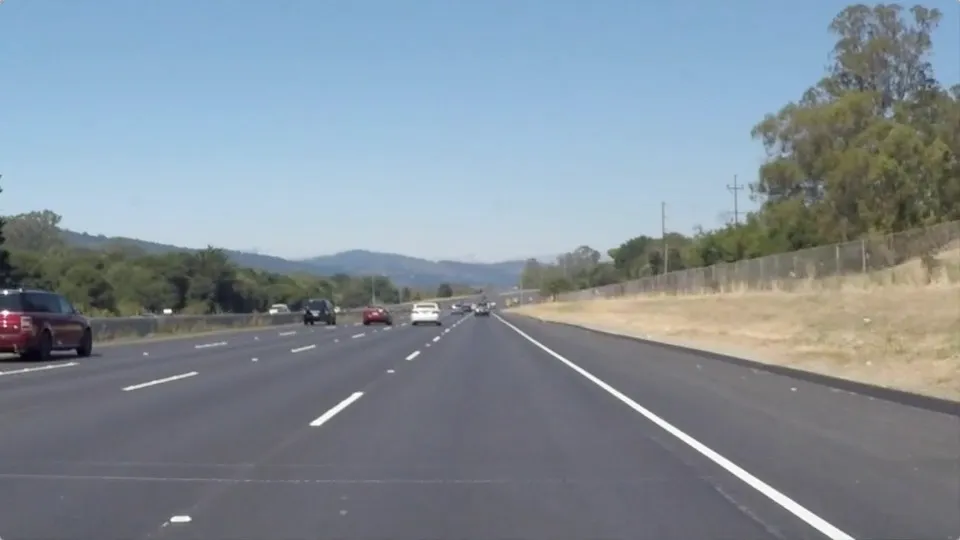
#> input picture data/test_lane_seperator.png, 960 x 540 px, found by its file name
$ jupyter execute --allow-errors car_simulator_lane_detection.ipynb   (shell and % lines are left out)
#> lines starting #> are read from the running program, lines starting #| are printed output that depends on the picture; after the words box and inside, x2 and y2 are one past the last pixel; in counts of white or black regions, pixels touching at a corner belong together
# Lane Detection and Modeltraining of DDQN Model

- lane detection is based on: https://medium.com/@ldesegur/a-lane-detection-approach-for-self-driving-vehicles-c5ae1679f7ee
    - comments are kept from the original notebook mostly
    - therefore comments are not in the PeP 8 format
    - ChatGPT has been utilized to add additional comments
- modeltraining is inspired by:  https://github.com/flyyufelix/donkey_rl/blob/master/donkey_rl/src/ddqn.py

[cell 1]
# import necessary packages

import matplotlib.pyplot as plt
import matplotlib.image as mpimg
import numpy as np
import cv2
import os
import random
import signal
import sys
import uuid
from collections import deque

import cv2
import gym
import gym_donkeycar
import numpy as np
import tensorflow as tf
from tensorflow.keras import backend as K
from tensorflow.keras.layers import Activation, Conv2D, Dense, Flatten
from tensorflow.keras.models import Sequential
from tensorflow.keras.optimizers import Adam
from typing import List, Tuple

[cell 2]
def grayscale(img):
    """Applies the Grayscale transform
    This will return an image with only one color channel
    but NOTE: to see the returned image as grayscale
    (assuming your grayscaled image is called 'gray')
    you should call plt.imshow(gray, cmap='gray')"""
    return cv2.cvtColor(img, cv2.COLOR_RGB2GRAY)
    # Or use BGR2GRAY if you read an image with cv2.imread()
    # return cv2.cvtColor(img, cv2.COLOR_BGR2GRAY)

def canny(img, low_threshold, high_threshold):
    """Applies the Canny transform"""
    return cv2.Canny(img, low_threshold, high_threshold)

def gaussian_blur(img, kernel_size = 5):
    """Applies a Gaussian Noise kernel"""
    return cv2.GaussianBlur(img, (kernel_size, kernel_size), 0)

def region_of_interest(img, vertices):
    """
    Applies an image mask.

    Only keeps the region of the image defined by the polygon
    formed from `vertices`. The rest of the image is set to black.
    """
    #defining a blank mask to start with
    mask = np.zeros_like(img)

    #defining a 3 channel or 1 channel color to fill the mask with depending on the input image
    if len(img.shape) > 2:
        channel_count = img.shape[2]  # i.e. 3 or 4 depending on your image
        ignore_mask_color = (255,) * channel_count
    else:
        ignore_mask_color = 255

    #filling pixels inside the polygon defined by "vertices" with the fill color
    cv2.fillPoly(mask, vertices, ignore_mask_color)

    #returning the image only where mask pixels are nonzero
    masked_image = cv2.bitwise_and(img, mask)
    return masked_image

# [15 lines left out: function draw_lines, not called in this run]

def hough_lines(img, rho, theta, threshold, min_line_len, max_line_gap):
    """
    `img` should be the output of a Canny transform.

    Returns an image with hough lines drawn.
    """
    lines = cv2.HoughLinesP(img, rho, theta, threshold, np.array([]), minLineLength=min_line_len, maxLineGap=max_line_gap)

    lines_image = np.zeros((*img.shape, 3), dtype=np.uint8)
    draw_lines(lines_image, lines)
    return lines_image, lines

# Python 3 has support for cool math symbols.

def weighted_img(img, initial_img, α=0.7, β=1., γ=0.):
    """
    `img` is the output of the hough_lines(), An image with lines drawn on it.
    Should be a blank image (all black) with lines drawn on it.

    `initial_img` should be the image before any processing.

    The result image is computed as follows:

    initial_img * α + img * β + γ
    NOTE: initial_img and img must be the same shape!
    """
    return cv2.addWeighted(initial_img, α, img, β, γ)

[cell 3]
def pipeline(original_image: np.ndarray) -> np.ndarray:
    """
    Process an original image to detect lane lines.

    This function applies a series of image processing steps to detect lane lines in
    the input image.

    Args:
        original_image (numpy.ndarray): The input image.

    Returns:
        numpy.ndarray: The output image with detected lane lines.
    """
    # Get the size of the input image
    ysize, xsize = original_image.shape[:2]

    # Define region of interest vertices
    bottom_left = (120, ysize)
    top_left = (440, 318)
    top_right = (552, 318)
    bottom_right = (930, ysize)
    vertices = np.array([[bottom_left, top_left, top_right, bottom_right]], dtype=np.int32)

    # Step 1: Convert the image to grayscale
    output_image_gray = grayscale(original_image)

    # Step 2: Apply Gaussian blur to the grayscale image
    output_image = gaussian_blur(output_image_gray, 3)

    # Step 3: Apply Canny edge detection to the blurred image
    output_image_canny = canny(output_image, 50, 150)

    # Step 4: Apply a mask to focus on the region of interest
    output_image = region_of_interest(output_image_canny, vertices)

    # Step 5: Detect and draw Hough lines on the region of interest
    lines_image, lines = hough_lines(output_image, 1, np.pi/180, 15, 20, 10)

    # Step 6: Apply a mask to focus on the region of interest for the lines image
    lines_image = region_of_interest(lines_image, vertices)

    # Step 7: Convert the lines image to grayscale
    lines_image = grayscale(lines_image)

    # Step 8: Combine the lines image with the Canny edge-detected image
    final_image = weighted_img(lines_image, output_image_canny)

    # Optional Step 9: Combine the lines image with the detected Hough lines
    # final_image = weighted_img(lines_image, lines)

    return final_image, lines

[cell 4]
def get_slope(x1: int, y1: int, x2: int, y2: int) -> float:
    """
    Calculate the slope of a line given two points (x1, y1) and (x2, y2).

    Args:
        x1 (int): x-coordinate of the first point.
        y1 (int): y-coordinate of the first point.
        x2 (int): x-coordinate of the second point.
        y2 (int): y-coordinate of the second point.

    Returns:
        float: The slope of the line passing through the given points.
    """
    return (y1 - y2) / (x1 - x2)

def reject_outliers(data: List[List[float]], cutoff: Tuple[float, float], threshold: float = 0.08) -> np.ndarray:
    """
    Remove outliers from a list of data points based on a cutoff and a threshold.

    Args:
        data (List[List[float]]): List of data points with each row containing [x1, y1, x2, y2, slope].
        cutoff (Tuple[float, float]): The range within which the slope should lie to be considered.
        threshold (float, optional): The allowable deviation from the mean slope. Defaults to 0.08.

    Returns:
        numpy.ndarray: Array of data points without outliers based on the given cutoff and threshold.
    """
    data = np.array(data)
    data = data[(data[:, 4] >= cutoff[0]) & (data[:, 4] <= cutoff[1])]
    m = np.mean(data[:, 4], axis=0)
    return data[(data[:, 4] <= m + threshold) & (data[:, 4] >= m - threshold)]

def separate_lines(lines: np.ndarray, use_apply_along_axis: bool = True) -> Tuple[List[List[float]], List[List[float]]]:
    """
    Separate lines into right and left based on their slopes.

    Args:
        lines (numpy.ndarray): Array of lines, each row containing [x1, y1, x2, y2].
        use_apply_along_axis (bool, optional): Whether to use apply_along_axis method. Defaults to True.

    Returns:
        Tuple[List[List[float]], List[List[float]]]: Two lists of lines - right and left.
    """
    right = []
    left = []
    if lines is not None:
        for x1, y1, x2, y2 in lines[:, 0]:
            m = get_slope(x1, y1, x2, y2)
            if m >= 0:
                right.append([x1, y1, x2, y2, m])
            else:
                left.append([x1, y1, x2, y2, m])
    return right, left


def extend_point(x1: int, y1: int, x2: int, y2: int, length: int) -> Tuple[int, int]:
    """
    Extend a line segment defined by two points (x1, y1) and (x2, y2) by a given length.

    Args:
        x1 (int): x-coordinate of the first point.
        y1 (int): y-coordinate of the first point.
        x2 (int): x-coordinate of the second point.
        y2 (int): y-coordinate of the second point.
        length (int): The length by which to extend the line segment.

    Returns:
        Tuple[int, int]: The extended point coordinates (x, y).
    """
    line_len = np.sqrt((x1 - x2) ** 2 + (y1 - y2) ** 2)
    x = x2 + (x2 - x1) / line_len * length
    y = y2 + (y2 - y1) / line_len * length
    return x, y

def merge_lines(lines: List[List[float]]) -> np.ndarray:
    """
    Merge a list of lines into a single line segment by averaging their endpoints.

    Args:
        lines (List[List[float]]): List of lines, each row containing [x1, y1, x2, y2, slope].

    Returns:
        numpy.ndarray: The merged line segment, with coordinates (x1, y1, x2, y2) as an array.
    """
    lines = np.array(lines)[:, :4]  # Drop the last column (slope)
    x1, y1, x2, y2 = np.mean(lines, axis=0)
    x1e, y1e = extend_point(x1, y1, x2, y2, -1000)  # bottom point
    x2e, y2e = extend_point(x1, y1, x2, y2, 1000)   # top point
    line = np.int32([[x1e, y1e, x2e, y2e]])
    line = np.array([[x1e, y1e, x2e, y2e]])

    return np.array([line], dtype=np.int32)

# [46 lines left out: functions compute_lane, extrapolate_lines, not called in this run]

def extrapolate_lines(img, lines):
    right_lines, left_lines = separate_lines(lines)

    if len(right_lines) == 0 or len(left_lines) == 0:
        return

    right = reject_outliers(right_lines, cutoff=(0.45, 0.75))
    right = merge_lines(right)

    left = reject_outliers(left_lines, cutoff=(-1.1, -0.2))
    left = merge_lines(left)

    lines = np.concatenate((right, left))
    return lines

def draw_lines(img, lines, color=[255, 0, 0], thickness=5):
    """
    NOTE: this is the function you might want to use as a starting point once you want to
    average/extrapolate the line segments you detect to map out the full
    extent of the lane (going from the result shown in raw-lines-example.mp4
    to that shown in P1_example.mp4).

    Think about things like separating line segments by their
    slope ((y2-y1)/(x2-x1)) to decide which segments are part of the left
    line vs. the right line.  Then, you can average the position of each of
    the lines and extrapolate to the top and bottom of the lane.

    This function draws `lines` with `color` and `thickness`.
    Lines are drawn on the image inplace (mutates the image).
    If you want to make the lines semi-transparent, think about combining
    this function with the weighted_img() function below
    """
    lines = extrapolate_lines(img, lines)
    if lines is not None:
        for line in lines:
            for x1,y1,x2,y2 in line:
                cv2.line(img, (x1, y1), (x2, y2), color, thickness=5)
    return img

[cell 5]
# test line separator for one image of the donkeycar environment

image = cv2.imread(r"..\data\dataset-mountain\89.jpg")
#> (the rest of this cell did not finish here and is left out)

#> (a cell that did not finish here is left out)

[cell 7]
# test line separator for one image of the real-world

image = cv2.imread(r"..\data\test_lane_seperator.png")
#> image is the input picture: shape (540, 960, 3); mean B, G, R 152.1, 142.3, 130.4
image_new, lines = pipeline(image)
#> in grayscale, `return cv2.cvtColor(img, cv2.COLOR_RGB2GRAY)`:
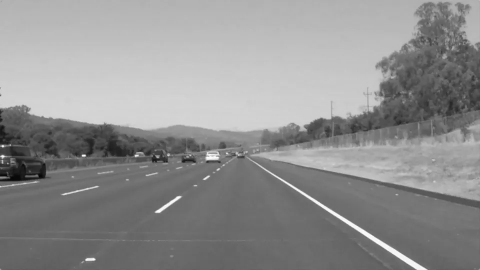
#> returned value: shape (540, 960) (shown at 1/2 size); min 0, max 255, mean 144
#> in canny, `return cv2.Canny(img, low_threshold, high_threshold)`:
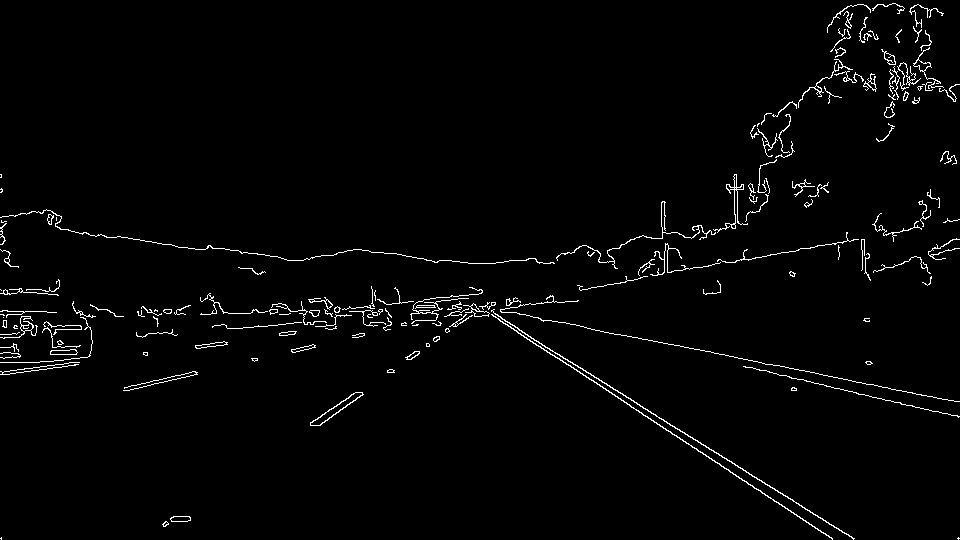
#> returned value: shape (540, 960); 2% white in thin lines or dots
#> in region_of_interest, `cv2.fillPoly(mask, vertices, ignore_mask_color)`:
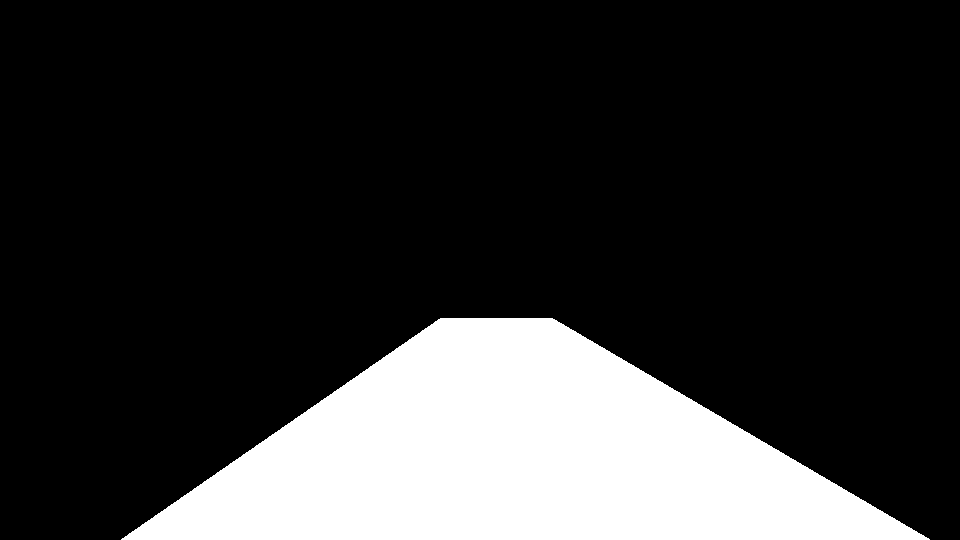
#> mask: shape (540, 960); 19.8% white; 1 white region, box (x1, y1, x2, y2) and area: (121, 318, 930, 540) 102469
#> in region_of_interest, `masked_image = cv2.bitwise_and(img, mask)`:
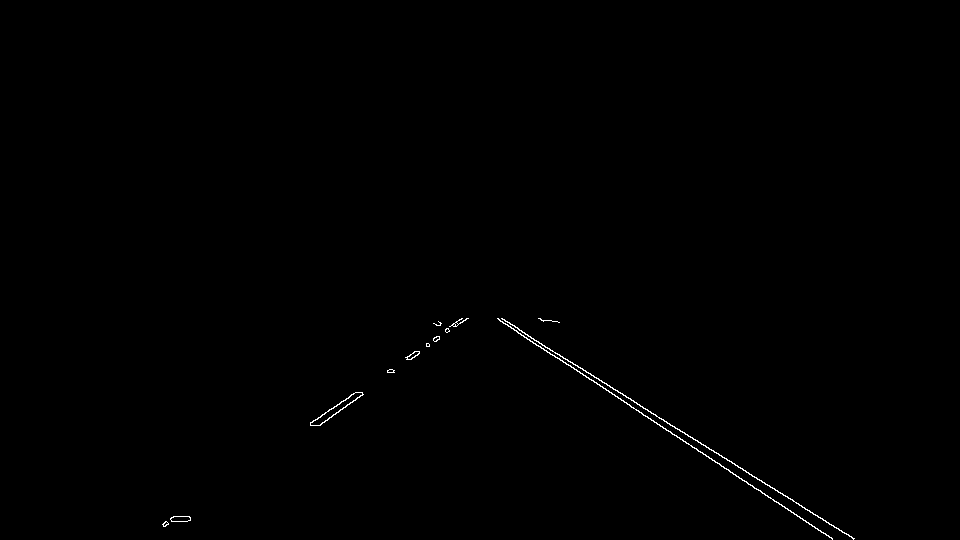
#> masked_image: shape (540, 960); 0.3% white in thin lines or dots, all inside (x1, y1, x2, y2) = (162, 318, 855, 540)
#> in hough_lines, `lines = cv2.HoughLinesP(img, rho, theta, threshold, np.array([]), minL..`: lines = 14 rows, first 6: [499, 320, 729, 470], [501, 318, 853, 538], [643, 415, 832, 538], [319, 425, 362, 394], [407, 357, 457, 323], [310, 423, 355, 392]
#> the loop in separate_lines, `for x1, y1, x2, y2 in lines[:, 0]:` made 14 passes
#> (x1, y1, x2, y2, m) on passes 1 to 8: (499, 320, 729, 470, 0.652), (501, 318, 853, 538, 0.625), (643, 415, 832, 538, 0.651), (319, 425, 362, 394, -0.721), (407, 357, 457, 323, -0.68), (310, 423, 355, 392, -0.689), (409, 359, 468, 318, -0.695), (742, 480, 832, 539, 0.656)
#> after the loop in separate_lines, `for x1, y1, x2, y2 in lines[:, 0]:`: left = [[319, 425, 362, 394, -0.721], [407, 357, 457, 323, -0.68], [310, 423, 355, 392, -0.689], [409, 359, 468, 318, -0.695], [427, 346, 467, 318, -0.7], [409, 355, 461, 318, -0.712], [320, 425, 363, 394, -0.721], [418, 351, 439, 336, -0.714]]; right = [[499, 320, 729, 470, 0.652], [501, 318, 853, 538, 0.625], [643, 415, 832, 538, 0.651], [742, 480, 832, 539, 0.656], [497, 318, 629, 404, 0.652], [165, 521, 187, 521, 0]]
#> in extrapolate_lines, `right_lines, left_lines = separate_lines(lines)`: right_lines has the same summary as right in separate_lines; left_lines has the same summary as left in separate_lines
#> in reject_outliers, `data = np.array(data)`: data has the same summary as right in separate_lines
#> in reject_outliers, `data = data[(data[:, 4] >= cutoff[0]) & (data[:, 4] <= cutoff[1])]`: data = [[499, 320, 729, 470, 0.652], [501, 318, 853, 538, 0.625], [643, 415, 832, 538, 0.651], [742, 480, 832, 539, 0.656], [497, 318, 629, 404, 0.652]]
#> in reject_outliers, `m = np.mean(data[:, 4], axis=0)`: m = 0.647
#> in extrapolate_lines, `right = reject_outliers(right_lines, cutoff=(0.45, 0.75))`: right has the same summary as data in reject_outliers
#> in merge_lines, `lines = np.array(lines)[:, :4]`: lines = [[499, 320, 729, 470], [501, 318, 853, 538], [643, 415, 832, 538], [742, 480, 832, 539], [497, 318, 629, 404]]
#> in merge_lines, `x1, y1, x2, y2 = np.mean(lines, axis=0)`: x1 = 576.4; y1 = 370.2; x2 = 775; y2 = 497.8
#> in extend_point, `line_len = np.sqrt((x1 - x2) ** 2 + (y1 - y2) ** 2)`: line_len = 236.1
#> in extend_point, `x = x2 + (x2 - x1) / line_len * length`: x = -66.32
#> in extend_point, `y = y2 + (y2 - y1) / line_len * length`: y = -42.74
#> in merge_lines, `x1e, y1e = extend_point(x1, y1, x2, y2, -1000)`: x1e = -66.32; y1e = -42.74
#> in merge_lines, `x2e, y2e = extend_point(x1, y1, x2, y2, 1000)`: x2e = 1616.3; y2e = 1038.3
#> in merge_lines, `line = np.int32([[x1e, y1e, x2e, y2e]])`: line = [[-66, -42, 1616, 1038]]
#> in merge_lines, `line = np.array([[x1e, y1e, x2e, y2e]])`: line = [[-66.32, -42.74, 1616.3, 1038.3]]
#> in extrapolate_lines, `right = merge_lines(right)`: right = [[-66, -42, 1616, 1038]]
#> in extrapolate_lines, `left = merge_lines(left)`: left = [[-396, 923, 1239, -225]]
#> in extrapolate_lines, `lines = np.concatenate((right, left))`: lines = [[-66, -42, 1616, 1038], [-396, 923, 1239, -225]]
#> the loop in draw_lines, `for line in lines:` made 2 passes
#> after the loop in draw_lines, `for line in lines:`:
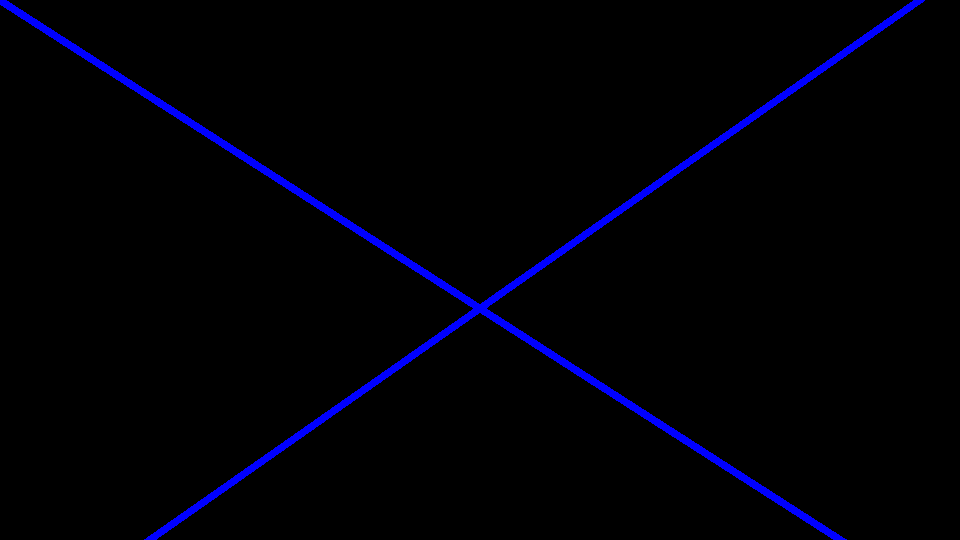
#> img: shape (540, 960, 3); mean of channels 0, 1, 2 6.9, 0, 0; drawn as B, G, R
#> in pipeline (call 2), `lines_image, lines = hough_lines(output_image, 1, np.pi/180, 15, 20, 10)`: lines = 14 rows, first 6: [499, 320, 729, 470], [501, 318, 853, 538], [643, 415, 832, 538], [319, 425, 362, 394], [407, 357, 457, 323], [310, 423, 355, 392]
#> (the rest of the program and of its run is left out)
